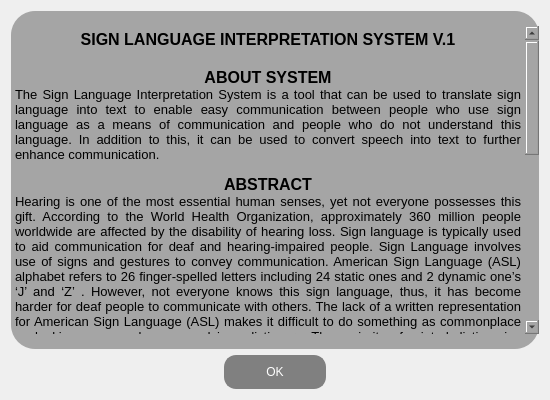
<?xml version="1.0" encoding="UTF-8"?>
<ui version="4.0">
 <class>Dialog</class>
 <widget class="QDialog" name="Dialog">
  <property name="geometry">
   <rect>
    <x>0</x>
    <y>0</y>
    <width>550</width>
    <height>400</height>
   </rect>
  </property>
  <property name="windowTitle">
   <string>Dialog</string>
  </property>
  <layout class="QGridLayout" name="gridLayout">
   <item row="0" column="0">
    <widget class="QTextBrowser" name="textBrowser">
     <property name="styleSheet">
      <string notr="true">background: rgb(165, 165, 165);
border-radius: 24px;
padding-top: 15px;
padding-bottom: 15px;
padding-left: 0.35px;
font: 11pt &quot;Times New Roman&quot;;</string>
     </property>
     <property name="html">
      <string>&lt;!DOCTYPE HTML PUBLIC &quot;-//W3C//DTD HTML 4.0//EN&quot; &quot;http://www.w3.org/TR/REC-html40/strict.dtd&quot;&gt;
&lt;html&gt;&lt;head&gt;&lt;meta name=&quot;qrichtext&quot; content=&quot;1&quot; /&gt;&lt;style type=&quot;text/css&quot;&gt;
p, li { white-space: pre-wrap; }
&lt;/style&gt;&lt;/head&gt;&lt;body style=&quot; font-family:'Times New Roman'; font-size:11pt; font-weight:400; font-style:normal;&quot;&gt;
&lt;p align=&quot;center&quot; style=&quot; margin-top:0px; margin-bottom:0px; margin-left:0px; margin-right:0px; -qt-block-indent:0; text-indent:0px;&quot;&gt;&lt;span style=&quot; font-family:'MS Shell Dlg 2'; font-size:12pt; font-weight:600;&quot;&gt;SIGN LANGUAGE INTERPRETATION SYSTEM V.1&lt;/span&gt;&lt;/p&gt;
&lt;p align=&quot;center&quot; style=&quot;-qt-paragraph-type:empty; margin-top:0px; margin-bottom:0px; margin-left:0px; margin-right:0px; -qt-block-indent:0; text-indent:0px; font-family:'MS Shell Dlg 2'; font-size:12pt; font-weight:600; font-style:italic;&quot;&gt;&lt;br /&gt;&lt;/p&gt;
&lt;p align=&quot;center&quot; style=&quot; margin-top:0px; margin-bottom:0px; margin-left:0px; margin-right:0px; -qt-block-indent:0; text-indent:0px;&quot;&gt;&lt;span style=&quot; font-family:'MS Shell Dlg 2'; font-size:12pt; font-weight:600;&quot;&gt;ABOUT SYSTEM&lt;/span&gt;&lt;/p&gt;
&lt;p align=&quot;justify&quot; style=&quot; margin-top:0px; margin-bottom:0px; margin-left:0px; margin-right:0px; -qt-block-indent:0; text-indent:0px;&quot;&gt;&lt;span style=&quot; font-family:'MS Shell Dlg 2'; font-size:10pt;&quot;&gt;The Sign Language Interpretation System is a tool that can be used to translate sign language into text to enable easy communication between people who use sign language as a means of communication and people who do not understand this language. In addition to this, it can be used to convert speech into text to further enhance communication.&lt;/span&gt;&lt;/p&gt;
&lt;p style=&quot;-qt-paragraph-type:empty; margin-top:0px; margin-bottom:0px; margin-left:0px; margin-right:0px; -qt-block-indent:0; text-indent:0px; font-family:'MS Shell Dlg 2'; font-size:8.25pt;&quot;&gt;&lt;br /&gt;&lt;/p&gt;
&lt;p align=&quot;center&quot; style=&quot; margin-top:0px; margin-bottom:0px; margin-left:0px; margin-right:0px; -qt-block-indent:0; text-indent:0px;&quot;&gt;&lt;span style=&quot; font-family:'MS Shell Dlg 2'; font-size:12pt; font-weight:600;&quot;&gt;ABSTRACT&lt;/span&gt;&lt;/p&gt;
&lt;p align=&quot;justify&quot; style=&quot; margin-top:0px; margin-bottom:0px; margin-left:0px; margin-right:0px; -qt-block-indent:0; text-indent:0px;&quot;&gt;&lt;span style=&quot; font-family:'MS Shell Dlg 2'; font-size:10pt;&quot;&gt;Hearing is one of the most essential human senses, yet not everyone possesses this gift. According to the World Health Organization, approximately 360 million people worldwide are affected by the disability of hearing loss. Sign language is typically used to aid communication for deaf and hearing-impaired people. Sign Language involves use of signs and gestures to convey communication. American Sign Language (ASL) alphabet refers to 26 finger-spelled letters including 24 static ones and 2 dynamic one’s ‘J’ and ‘Z’ . However, not everyone knows this sign language, thus, it has become harder for deaf people to communicate with others. The lack of a written representation for American Sign Language (ASL) makes it difﬁcult to do something as commonplace as looking up an unknown word in a dictionary. The majority of printed dictionaries organize ASL signs (represented in drawings or pictures) based on their nearest English translation. So, unless one already knows the meaning of a sign, dictionary look-up is not a simple proposition.&lt;/span&gt;&lt;/p&gt;
&lt;p align=&quot;justify&quot; style=&quot;-qt-paragraph-type:empty; margin-top:0px; margin-bottom:0px; margin-left:0px; margin-right:0px; -qt-block-indent:0; text-indent:0px; font-family:'MS Shell Dlg 2'; font-size:8.25pt;&quot;&gt;&lt;br /&gt;&lt;/p&gt;
&lt;p align=&quot;justify&quot; style=&quot; margin-top:0px; margin-bottom:0px; margin-left:0px; margin-right:0px; -qt-block-indent:0; text-indent:0px;&quot;&gt;&lt;span style=&quot; font-family:'MS Shell Dlg 2'; font-size:10pt;&quot;&gt;Gesture recognition can be defined as the identification of meaningful expression or motion performed by a human being, which involves the movement of hand, arm, face, head and body. Recognition of American Sign Language (ASL) alphabet and gestures could not only bring benefits to the ASL users, but also could provide solutions for natural human-computer/robot interactions in many applications. In this paper, we propose a method for ASL gesture recognition and interpretation to text with use of machine learning.&lt;/span&gt;&lt;/p&gt;
&lt;p align=&quot;justify&quot; style=&quot;-qt-paragraph-type:empty; margin-top:0px; margin-bottom:0px; margin-left:0px; margin-right:0px; -qt-block-indent:0; text-indent:0px; font-family:'MS Shell Dlg 2'; font-size:10pt;&quot;&gt;&lt;br /&gt;&lt;/p&gt;
&lt;p align=&quot;center&quot; style=&quot; margin-top:0px; margin-bottom:0px; margin-left:0px; margin-right:0px; -qt-block-indent:0; text-indent:0px;&quot;&gt;&lt;span style=&quot; font-family:'MS Shell Dlg 2'; font-size:12pt; font-weight:600;&quot;&gt;SYSTEM GOAL&lt;/span&gt;&lt;/p&gt;
&lt;p align=&quot;justify&quot; style=&quot; margin-top:0px; margin-bottom:0px; margin-left:0px; margin-right:0px; -qt-block-indent:0; text-indent:0px;&quot;&gt;&lt;span style=&quot; font-family:'MS Shell Dlg 2'; font-size:10pt;&quot;&gt;1.  To facilitate Communication of the Deaf with people that are not conversant with Sign language.&lt;/span&gt;&lt;/p&gt;
&lt;p align=&quot;justify&quot; style=&quot;-qt-paragraph-type:empty; margin-top:0px; margin-bottom:0px; margin-left:0px; margin-right:0px; -qt-block-indent:0; text-indent:0px; font-family:'MS Shell Dlg 2'; font-size:10pt;&quot;&gt;&lt;br /&gt;&lt;/p&gt;
&lt;p align=&quot;center&quot; style=&quot; margin-top:0px; margin-bottom:0px; margin-left:0px; margin-right:0px; -qt-block-indent:0; text-indent:0px;&quot;&gt;&lt;span style=&quot; font-family:'MS Shell Dlg 2'; font-size:12pt; font-weight:600;&quot;&gt;SYSTEM DEVELOPERS&lt;/span&gt;&lt;/p&gt;
&lt;p align=&quot;center&quot; style=&quot; margin-top:0px; margin-bottom:0px; margin-left:0px; margin-right:0px; -qt-block-indent:0; text-indent:0px;&quot;&gt;&lt;span style=&quot; font-family:'MS Shell Dlg 2'; font-size:10pt; font-weight:600;&quot;&gt;(MAKERERE UNIVERSITY&lt;/span&gt;&lt;/p&gt;
&lt;p align=&quot;center&quot; style=&quot; margin-top:0px; margin-bottom:0px; margin-left:0px; margin-right:0px; -qt-block-indent:0; text-indent:0px;&quot;&gt;&lt;span style=&quot; font-family:'MS Shell Dlg 2'; font-size:10pt; font-weight:600;&quot;&gt;GROUP: BSE19-10)&lt;/span&gt;&lt;/p&gt;
&lt;p align=&quot;center&quot; style=&quot;-qt-paragraph-type:empty; margin-top:0px; margin-bottom:0px; margin-left:0px; margin-right:0px; -qt-block-indent:0; text-indent:0px; font-family:'MS Shell Dlg 2'; font-size:10pt; font-weight:600;&quot;&gt;&lt;br /&gt;&lt;/p&gt;
&lt;p style=&quot; margin-top:0px; margin-bottom:0px; margin-left:0px; margin-right:0px; -qt-block-indent:0; text-indent:0px;&quot;&gt;&lt;span style=&quot; font-family:'MS Shell Dlg 2'; font-size:10pt;&quot;&gt;1. EKISA RODNEY SIMON OSOMI			 15/U/4965/PS&lt;/span&gt;&lt;/p&gt;
&lt;p style=&quot; margin-top:0px; margin-bottom:0px; margin-left:0px; margin-right:0px; -qt-block-indent:0; text-indent:0px;&quot;&gt;&lt;span style=&quot; font-family:'MS Shell Dlg 2'; font-size:10pt;&quot;&gt;2. AKAMPURIRA RUGUMAMBAJU MARK			 15/U/3044/PS&lt;/span&gt;&lt;/p&gt;
&lt;p style=&quot; margin-top:0px; margin-bottom:0px; margin-left:0px; margin-right:0px; -qt-block-indent:0; text-indent:0px;&quot;&gt;&lt;span style=&quot; font-family:'MS Shell Dlg 2'; font-size:10pt;&quot;&gt;3. TUMUSIIME MARK			                   15/U/13323/PS&lt;/span&gt;&lt;/p&gt;
&lt;p style=&quot; margin-top:0px; margin-bottom:0px; margin-left:0px; margin-right:0px; -qt-block-indent:0; text-indent:0px;&quot;&gt;&lt;span style=&quot; font-family:'MS Shell Dlg 2'; font-size:10pt;&quot;&gt;4. MBABAZI PRISCA				 15/U/7566/PS&lt;/span&gt;&lt;/p&gt;
&lt;p style=&quot;-qt-paragraph-type:empty; margin-top:0px; margin-bottom:0px; margin-left:0px; margin-right:0px; -qt-block-indent:0; text-indent:0px; font-family:'MS Shell Dlg 2'; font-size:10pt;&quot;&gt;&lt;br /&gt;&lt;/p&gt;
&lt;p style=&quot; margin-top:0px; margin-bottom:0px; margin-left:0px; margin-right:0px; -qt-block-indent:0; text-indent:0px;&quot;&gt;&lt;span style=&quot; font-family:'MS Shell Dlg 2'; font-size:10pt;&quot;&gt;For more information visit our blog at:&lt;/span&gt;&lt;/p&gt;
&lt;p style=&quot; margin-top:0px; margin-bottom:0px; margin-left:0px; margin-right:0px; -qt-block-indent:0; text-indent:0px;&quot;&gt;&lt;a href=&quot;https://sites.google.com/view/signlanguageinterpreter/home&quot;&gt;&lt;span style=&quot; font-family:'MS Shell Dlg 2'; font-size:10pt; text-decoration: underline; color:#0000ff;&quot;&gt;https://sites.google.com/view/signlanguageinterpreter/home&lt;/span&gt;&lt;/a&gt;&lt;/p&gt;&lt;/body&gt;&lt;/html&gt;</string>
     </property>
    </widget>
   </item>
   <item row="1" column="0">
    <widget class="QDialogButtonBox" name="buttonBox">
     <property name="styleSheet">
      <string notr="true">border: 2px solid gray;
font: 75 bold 11pt &quot;Calibri&quot;;
color:white;
  border-radius: 12px;
  padding: 8px 40px;
  background: grey;</string>
     </property>
     <property name="orientation">
      <enum>Qt::Horizontal</enum>
     </property>
     <property name="standardButtons">
      <set>QDialogButtonBox::Ok</set>
     </property>
     <property name="centerButtons">
      <bool>true</bool>
     </property>
    </widget>
   </item>
  </layout>
 </widget>
 <resources/>
 <connections>
  <connection>
   <sender>buttonBox</sender>
   <signal>accepted()</signal>
   <receiver>Dialog</receiver>
   <slot>accept()</slot>
   <hints>
    <hint type="sourcelabel">
     <x>248</x>
     <y>254</y>
    </hint>
    <hint type="destinationlabel">
     <x>157</x>
     <y>274</y>
    </hint>
   </hints>
  </connection>
  <connection>
   <sender>buttonBox</sender>
   <signal>rejected()</signal>
   <receiver>Dialog</receiver>
   <slot>reject()</slot>
   <hints>
    <hint type="sourcelabel">
     <x>316</x>
     <y>260</y>
    </hint>
    <hint type="destinationlabel">
     <x>286</x>
     <y>274</y>
    </hint>
   </hints>
  </connection>
 </connections>
</ui>
